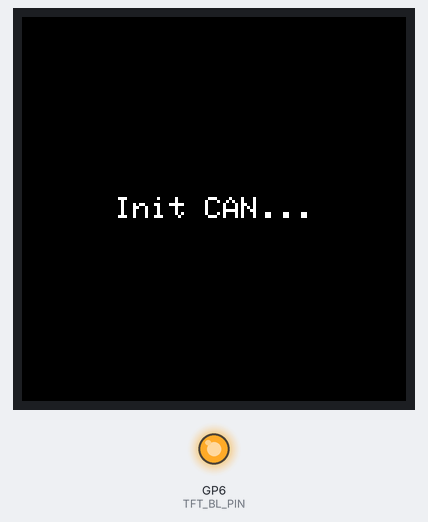
Bench run of a sketch on a simulated Raspberry Pi Pico. Shown: 128×128 colour display, output pins drawn as LEDs (lit = HIGH). Pins used as bus, display or sensor lines are not drawn; what the sketch prints to the serial monitor is not drawn.

Above: at 1.2 s.
At 4.92 s:
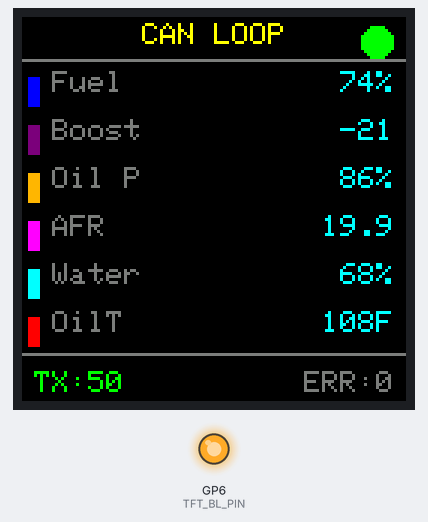
At 12.73 s:
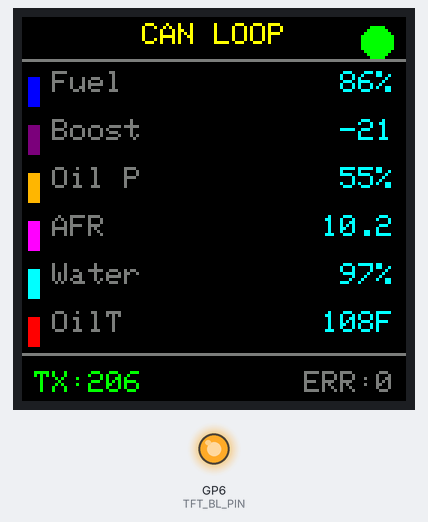
At 20.53 s:
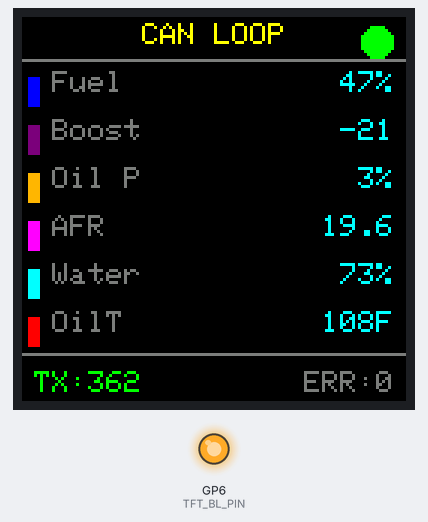
At 30.23 s:
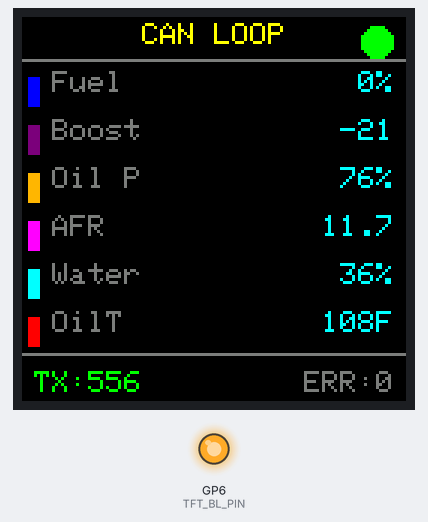
At 39.94 s:
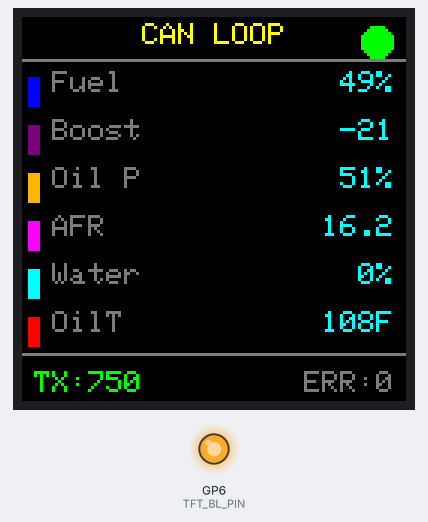

The sketch:

can_transmitter.ino
```cpp
/**
 * CAN Transmitter - Single 128x128 Display
 *
 * Displays transmitted CAN data on ST7735S 128x128 display
 * Transmits simulated gauge values over CAN bus using MCP2515 module
 *
 * Display Pins (ST7735S):
 *   GPIO0  = DC
 *   GPIO1  = RST
 *   GPIO2  = SPI CLK (shared with CAN)
 *   GPIO3  = SPI MOSI (shared with CAN)
 *   GPIO6  = Backlight
 *   GPIO7  = Display CS
 *
 * CAN Module Pins (MCP2515):
 *   GPIO2  = SPI CLK (shared with display)
 *   GPIO3  = SPI MOSI (shared with display)
 *   GPIO4  = SPI MISO (CAN only)
 *   GPIO28 = CAN CS
 *   GPIO26 = CAN INT (optional)
 *
 * CAN Message IDs (500kbps, 8MHz crystal):
 *   0x100 = Fuel Level (uint8, 0-100%)
 *   0x101 = Boost/Vacuum (int16, -50 to +30)
 *   0x102 = Oil Pressure (uint8, 0-100%)
 *   0x103 = AFR (uint16, value * 10)
 *   0x104 = Water Temp (uint8, 0-100%)
 *   0x105 = Oil Temp (int16, degrees F)
 *
 * Hardware: Pimoroni Tiny RP2040 + MCP2515/TJA1050 CAN Module
 *
 * Required Library: mcp_can by coryjfowler (Arduino Library Manager)
 */

#include <TFT_eSPI.h>
#include <SPI.h>
#include <mcp_can.h>

// ============================================================================
// PIN DEFINITIONS
// ============================================================================

// Display pins (directly controlled)
#define TFT_BL_PIN   6   // Backlight

// CAN bus pins
#define CAN_CS_PIN   28  // MCP2515 chip select
#define CAN_INT_PIN  26  // MCP2515 interrupt (optional)
#define CAN_MISO_PIN 4   // SPI MISO for CAN (GPIO4 = SPI0 RX)

// ============================================================================
// CAN MESSAGE IDS
// ============================================================================

#define CAN_ID_FUEL_LEVEL   0x100
#define CAN_ID_BOOST        0x101
#define CAN_ID_OIL_PRESSURE 0x102
#define CAN_ID_AFR          0x103
#define CAN_ID_WATER_TEMP   0x104
#define CAN_ID_OIL_TEMP     0x105

// ============================================================================
// CAN BUS INSTANCE
// ============================================================================

// Use SPI1 for CAN to avoid conflicts with display (which uses SPI/SPI0)
// Note: On RP2040, SPI1 default pins are: MISO=12, MOSI=11, SCK=10
// But we can remap them to any GPIO
MCP_CAN CAN(&SPI, CAN_CS_PIN);  // Use default SPI but with explicit CS

// CAN status tracking
bool canInitialized = false;
bool canTxActive = false;
uint32_t lastCanTxTime = 0;
uint32_t canTxInterval = 50;  // Transmit every 50ms (20 Hz)
uint32_t canTxCount = 0;
uint32_t canErrorCount = 0;

// ============================================================================
// DISPLAY INSTANCE
// ============================================================================

TFT_eSPI tft = TFT_eSPI();

// Display dimensions
static const int SCREEN_W = 128;
static const int SCREEN_H = 128;

// ============================================================================
// COLORS
// ============================================================================

static const uint16_t COL_BG       = TFT_BLACK;
static const uint16_t COL_TEXT     = TFT_WHITE;
static const uint16_t COL_LABEL    = TFT_DARKGREY;
static const uint16_t COL_VALUE    = TFT_CYAN;
static const uint16_t COL_HEADER   = TFT_YELLOW;
static const uint16_t COL_TX_OK    = TFT_GREEN;
static const uint16_t COL_TX_ERR   = TFT_RED;

// ============================================================================
// SIMULATED GAUGE VALUES
// ============================================================================

// Fuel gauge
float fuelLevel = 0.5f;      // 0.0..1.0 (displayed as 0-100%)
int   boostValue = -50;      // Vacuum/boost reading (-50 to 30)

// Oil pressure gauge
float oilPressure = 0.5f;    // 0.0..1.0 (displayed as 0-100%)
float afrValue = 14.0f;      // AFR reading (0.0 to 20.0)

// Water temperature gauge
float waterTemp = 0.5f;      // 0.0..1.0 (displayed as 0-100%)
int   oilTempValue = 50;     // Oil temp in F (50 to 250)

// ============================================================================
// CAN CONFIGURATION
// ============================================================================

// Set to true for standalone testing (no external CAN bus needed)
// Set to false when connected to a real CAN network
#define CAN_LOOPBACK_MODE true

// ============================================================================
// CAN BUS FUNCTIONS
// ============================================================================

bool initCAN() {
  Serial.println("Configuring CAN module...");

  // Configure CAN CS pin - make sure it's HIGH (deselected)
  pinMode(CAN_CS_PIN, OUTPUT);
  digitalWrite(CAN_CS_PIN, HIGH);

  // Configure interrupt pin (optional)
  pinMode(CAN_INT_PIN, INPUT_PULLUP);

  // CRITICAL: Arduino SPI class on RP2040 defaults to GPIO 16-19, not GPIO 2-4!
  // We MUST reconfigure the Arduino SPI class to use our pins
  // These calls must happen before SPI.begin()
  SPI.end();  // End any existing SPI session
  SPI.setRX(CAN_MISO_PIN);  // GPIO 4
  SPI.setTX(3);              // GPIO 3 (same as TFT_MOSI)
  SPI.setSCK(2);             // GPIO 2 (same as TFT_SCLK)
  SPI.begin();

  Serial.printf("Arduino SPI reconfigured: RX=GPIO%d, TX=GPIO3, SCK=GPIO2\n", CAN_MISO_PIN);

  // Small delay to ensure SPI is stable
  delay(50);

  Serial.printf("CAN CS pin: GPIO%d\n", CAN_CS_PIN);
  Serial.printf("Attempting CAN init at 500kbps with 8MHz crystal...\n");

  // Initialize MCP2515 at 500kbps with 8MHz crystal
  // MCP_ANY = accept any message type (standard or extended)
  byte result = CAN.begin(MCP_ANY, CAN_500KBPS, MCP_8MHZ);
  Serial.printf("CAN.begin() returned: 0x%02X (CAN_OK=0x%02X, CAN_FAILINIT=0x%02X)\n",
                result, CAN_OK, CAN_FAILINIT);

  if (result == CAN_OK) {
    #if CAN_LOOPBACK_MODE
      // Loopback mode - for testing without external CAN bus
      // Module transmits and receives its own messages internally
      Serial.println("Setting CAN to LOOPBACK mode (standalone testing)...");
      CAN.setMode(MCP_LOOPBACK);
    #else
      // Normal mode - requires external CAN bus with termination and another device
      Serial.println("Setting CAN to NORMAL mode (external CAN bus required)...");
      CAN.setMode(MCP_NORMAL);
    #endif

    Serial.println("CAN initialization successful!");
    return true;
  }

  Serial.println("CAN initialization FAILED!");
  Serial.println("Possible causes:");
  Serial.println("  - Check MISO wiring (MCP2515 SO -> GPIO4)");
  Serial.println("  - Check power (5V to VCC)");
  Serial.println("  - Check crystal (8MHz expected)");
  return false;
}

// Transmit all gauge values over CAN bus
void transmitCANData() {
  byte txBuf[8];
  byte sendStatus;
  bool anyError = false;

  // --- CAN ID 0x100: Fuel Level (0-100%) ---
  txBuf[0] = (byte)(fuelLevel * 100.0f);
  sendStatus = CAN.sendMsgBuf(CAN_ID_FUEL_LEVEL, 0, 1, txBuf);
  if (sendStatus != CAN_OK) anyError = true;

  // --- CAN ID 0x101: Boost/Vacuum (int16) ---
  int16_t boostInt = (int16_t)boostValue;
  txBuf[0] = (boostInt >> 8) & 0xFF;  // High byte
  txBuf[1] = boostInt & 0xFF;          // Low byte
  sendStatus = CAN.sendMsgBuf(CAN_ID_BOOST, 0, 2, txBuf);
  if (sendStatus != CAN_OK) anyError = true;

  // --- CAN ID 0x102: Oil Pressure (0-100%) ---
  txBuf[0] = (byte)(oilPressure * 100.0f);
  sendStatus = CAN.sendMsgBuf(CAN_ID_OIL_PRESSURE, 0, 1, txBuf);
  if (sendStatus != CAN_OK) anyError = true;

  // --- CAN ID 0x103: AFR (value * 10, uint16) ---
  uint16_t afrInt = (uint16_t)(afrValue * 10.0f);
  txBuf[0] = (afrInt >> 8) & 0xFF;  // High byte
  txBuf[1] = afrInt & 0xFF;          // Low byte
  sendStatus = CAN.sendMsgBuf(CAN_ID_AFR, 0, 2, txBuf);
  if (sendStatus != CAN_OK) anyError = true;

  // --- CAN ID 0x104: Water Temp (0-100%) ---
  txBuf[0] = (byte)(waterTemp * 100.0f);
  sendStatus = CAN.sendMsgBuf(CAN_ID_WATER_TEMP, 0, 1, txBuf);
  if (sendStatus != CAN_OK) anyError = true;

  // --- CAN ID 0x105: Oil Temp (int16, degrees F) ---
  int16_t oilTempInt = (int16_t)oilTempValue;
  txBuf[0] = (oilTempInt >> 8) & 0xFF;  // High byte
  txBuf[1] = oilTempInt & 0xFF;          // Low byte
  sendStatus = CAN.sendMsgBuf(CAN_ID_OIL_TEMP, 0, 2, txBuf);
  if (sendStatus != CAN_OK) anyError = true;

  // Update status
  if (anyError) {
    canErrorCount++;
  } else {
    canTxCount++;
  }
  canTxActive = !anyError;
}

// ============================================================================
// DISPLAY FUNCTIONS
// ============================================================================

void drawHeader() {
  tft.setTextDatum(TC_DATUM);
  tft.setTextColor(COL_HEADER, COL_BG);
  tft.setTextSize(1);

  #if CAN_LOOPBACK_MODE
    tft.drawString("CAN LOOP", SCREEN_W / 2, 2);
  #else
    tft.drawString("CAN TX", SCREEN_W / 2, 2);
  #endif

  // Draw status indicator
  uint16_t statusColor = canInitialized ? (canTxActive ? COL_TX_OK : COL_TX_ERR) : COL_TX_ERR;
  tft.fillCircle(SCREEN_W - 10, 8, 5, statusColor);

  // Divider line
  tft.drawFastHLine(0, 14, SCREEN_W, COL_LABEL);
}

void drawDataRow(int y, const char* label, const char* value, uint16_t idColor) {
  // CAN ID indicator (small colored square)
  tft.fillRect(2, y + 2, 4, 10, idColor);

  // Label
  tft.setTextDatum(TL_DATUM);
  tft.setTextColor(COL_LABEL, COL_BG);
  tft.setTextSize(1);
  tft.drawString(label, 10, y);

  // Value (right-aligned)
  tft.setTextDatum(TR_DATUM);
  tft.setTextColor(COL_VALUE, COL_BG);
  tft.drawString(value, SCREEN_W - 4, y);
}

void drawDisplay() {
  char buf[16];
  int y = 18;
  int rowHeight = 16;

  // Clear data area only (preserve header)
  tft.fillRect(0, 16, SCREEN_W, SCREEN_H - 32, COL_BG);

  // Draw header with status
  drawHeader();

  // Row 1: Fuel Level (0x100)
  snprintf(buf, sizeof(buf), "%d%%", (int)(fuelLevel * 100));
  drawDataRow(y, "Fuel", buf, TFT_BLUE);
  y += rowHeight;

  // Row 2: Boost (0x101)
  snprintf(buf, sizeof(buf), "%d", boostValue);
  drawDataRow(y, "Boost", buf, TFT_PURPLE);
  y += rowHeight;

  // Row 3: Oil Pressure (0x102)
  snprintf(buf, sizeof(buf), "%d%%", (int)(oilPressure * 100));
  drawDataRow(y, "Oil P", buf, TFT_ORANGE);
  y += rowHeight;

  // Row 4: AFR (0x103)
  snprintf(buf, sizeof(buf), "%.1f", afrValue);
  drawDataRow(y, "AFR", buf, TFT_MAGENTA);
  y += rowHeight;

  // Row 5: Water Temp (0x104)
  snprintf(buf, sizeof(buf), "%d%%", (int)(waterTemp * 100));
  drawDataRow(y, "Water", buf, TFT_CYAN);
  y += rowHeight;

  // Row 6: Oil Temp (0x105)
  snprintf(buf, sizeof(buf), "%dF", oilTempValue);
  drawDataRow(y, "OilT", buf, TFT_RED);

  // Footer: TX count and errors
  tft.drawFastHLine(0, SCREEN_H - 16, SCREEN_W, COL_LABEL);

  tft.setTextDatum(BL_DATUM);
  tft.setTextColor(COL_TX_OK, COL_BG);
  tft.setTextSize(1);
  snprintf(buf, sizeof(buf), "TX:%lu", canTxCount);
  tft.drawString(buf, 4, SCREEN_H - 2);

  tft.setTextDatum(BR_DATUM);
  tft.setTextColor(canErrorCount > 0 ? COL_TX_ERR : COL_LABEL, COL_BG);
  snprintf(buf, sizeof(buf), "ERR:%lu", canErrorCount);
  tft.drawString(buf, SCREEN_W - 4, SCREEN_H - 2);
}

// ============================================================================
// SETUP
// ============================================================================

void setup() {
  Serial.begin(115200);
  delay(1000);  // Give time for serial to connect
  Serial.println("\n\n========================================");
  Serial.println("=== CAN Transmitter Starting ===");
  Serial.println("========================================");

  // Configure all CS pins HIGH (deselected) FIRST
  pinMode(CAN_CS_PIN, OUTPUT);
  digitalWrite(CAN_CS_PIN, HIGH);
  pinMode(7, OUTPUT);  // Display CS
  digitalWrite(7, HIGH);

  // Configure backlight
  pinMode(TFT_BL_PIN, OUTPUT);
  digitalWrite(TFT_BL_PIN, HIGH);

  Serial.println("Pin configuration:");
  Serial.printf("  Display: CS=GPIO7, DC=GPIO0, RST=GPIO1, BL=GPIO%d\n", TFT_BL_PIN);
  Serial.printf("  CAN: CS=GPIO%d, INT=GPIO%d, MISO=GPIO%d\n", CAN_CS_PIN, CAN_INT_PIN, CAN_MISO_PIN);
  Serial.println("  Shared SPI: SCK=GPIO2, MOSI=GPIO3");

  // Initialize display (uses TFT_eSPI which has its own SPI setup)
  Serial.println("\nInitializing display...");
  tft.init();
  tft.setRotation(0);
  tft.fillScreen(COL_BG);
  Serial.println("Display initialized.");

  // Show init message
  tft.setTextDatum(MC_DATUM);
  tft.setTextColor(COL_TEXT, COL_BG);
  tft.setTextSize(1);
  tft.drawString("Init CAN...", SCREEN_W / 2, SCREEN_H / 2);

  // Small delay to let display settle
  delay(100);

  // Initialize CAN bus (will reconfigure Arduino SPI for our pins)
  Serial.println("\nInitializing CAN bus...");
  canInitialized = initCAN();

  if (canInitialized) {
    Serial.println("==> CAN bus ready!");
    tft.fillScreen(COL_BG);
    tft.setTextColor(COL_TX_OK, COL_BG);
    tft.drawString("CAN OK!", SCREEN_W / 2, SCREEN_H / 2);
  } else {
    Serial.println("==> CAN bus FAILED!");
    tft.fillScreen(COL_BG);
    tft.setTextColor(COL_TX_ERR, COL_BG);
    tft.drawString("CAN FAIL!", SCREEN_W / 2, SCREEN_H / 2);
    tft.drawString("Check wiring", SCREEN_W / 2, SCREEN_H / 2 + 16);
  }

  delay(1000);
  tft.fillScreen(COL_BG);

  Serial.println("Setup complete. Starting main loop...");
}

// ============================================================================
// MAIN LOOP
// ============================================================================

static uint32_t lastFrameTime = 0;
static uint32_t lastDisplayUpdate = 0;
static uint32_t displayUpdateInterval = 100;  // Update display every 100ms

void loop() {
  uint32_t now = millis();
  uint32_t deltaMs = now - lastFrameTime;
  lastFrameTime = now;

  // Scale animation by time delta for consistent speed
  float deltaScale = deltaMs / 40.0f;

  // ---- Update simulated values ----

  // Fuel gauge - slow sweep
  static float fuelDir = 1.0f;
  fuelLevel += 0.002f * fuelDir * deltaScale;
  if (fuelLevel >= 1.0f) { fuelLevel = 1.0f; fuelDir = -1.0f; }
  if (fuelLevel <= 0.0f) { fuelLevel = 0.0f; fuelDir = 1.0f; }

  // Boost - faster sweep
  static float boostDir = 1.0f;
  boostValue += (int)(0.5f * boostDir * deltaScale);
  if (boostValue > 30) { boostValue = 30; boostDir = -1.0f; }
  if (boostValue < -50) { boostValue = -50; boostDir = 1.0f; }

  // Oil pressure - slow sweep
  static float oilDir = 1.0f;
  oilPressure += 0.003f * oilDir * deltaScale;
  if (oilPressure >= 1.0f) { oilPressure = 1.0f; oilDir = -1.0f; }
  if (oilPressure <= 0.0f) { oilPressure = 0.0f; oilDir = 1.0f; }

  // AFR - medium sweep
  static float afrDir = 1.0f;
  afrValue += 0.05f * afrDir * deltaScale;
  if (afrValue > 20.0f) { afrValue = 20.0f; afrDir = -1.0f; }
  if (afrValue < 10.0f) { afrValue = 10.0f; afrDir = 1.0f; }

  // Water temp - slow sweep
  static float waterDir = 1.0f;
  waterTemp += 0.0015f * waterDir * deltaScale;
  if (waterTemp >= 1.0f) { waterTemp = 1.0f; waterDir = -1.0f; }
  if (waterTemp <= 0.0f) { waterTemp = 0.0f; waterDir = 1.0f; }

  // Oil temp - medium sweep
  static float oilTempDir = 1.0f;
  oilTempValue += (int)(1.0f * oilTempDir * deltaScale);
  if (oilTempValue > 250) { oilTempValue = 250; oilTempDir = -1.0f; }
  if (oilTempValue < 50) { oilTempValue = 50; oilTempDir = 1.0f; }

  // ---- CAN TRANSMISSION ----
  if (canInitialized && (now - lastCanTxTime >= canTxInterval)) {
    transmitCANData();
    lastCanTxTime = now;
  }

  // ---- DISPLAY UPDATE ----
  if (now - lastDisplayUpdate >= displayUpdateInterval) {
    drawDisplay();
    lastDisplayUpdate = now;
  }

  // Debug output every 5 seconds
  static uint32_t lastDebugTime = 0;
  if (now - lastDebugTime >= 5000) {
    Serial.printf("CAN TX: %lu msgs, Errors: %lu\n", canTxCount, canErrorCount);
    Serial.printf("Values: Fuel=%d%% Boost=%d Oil=%d%% AFR=%.1f Water=%d%% OilT=%dF\n",
                  (int)(fuelLevel * 100), boostValue,
                  (int)(oilPressure * 100), afrValue,
                  (int)(waterTemp * 100), oilTempValue);
    lastDebugTime = now;
  }
}
```
